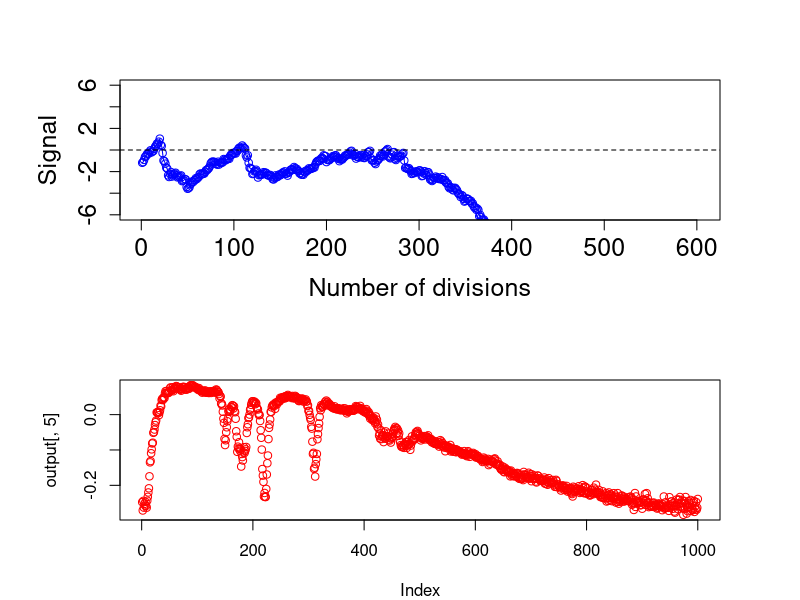

Write R code to recreate this figure.
dt <- 0.01
Nstep <- 10000
k1 <- 0.1
lambda1 <- 1.0
lambda2 <- 0.5
k2 <- 0.2
Ncell <- 600
F0 <- 1.2
p0 <- 0.7
## F0 <- 1.3
## p0 <- 0.8
ec <- 2.2
sig1 <- 0
sig2 <- 0
alpha <- 0.5
sig <- 0.0

thetabarList <- NULL

e <- seq(1.2, 1.2, length.out=Ncell)
theta <- runif(Ncell, -pi/2, pi/2)

output <- NULL
thetabar <- 0

for ( i in seq(Nstep) )
{
    if ( i %% 20 == 0 )
    {
        n <- cbind(cos(theta), sin(theta))
        Q <- cbind(n[,1]*n[,1]-0.5, n[,1]*n[,2], n[,2]*n[,1], n[,2]*n[,2]-0.5)
        M <- matrix(colMeans(Q), nrow=2, ncol=2, byrow=TRUE)
        eigenvec <- eigen(M)$vectors[,1]
        thetabar <- atan(abs(eigenvec[2])/pmax(0.000001, abs(eigenvec[1])))
    }
    F <- max(0, F0 - alpha * sig/(1+abs(sig)))
    S <- mean(cos(2.0*theta))
    e <- e + dt*(F*cos(theta) - lambda1*(e-1)) + k1*sqrt(dt)*rnorm(Ncell, mean=0, sd=1)
    e <- pmax(e, 1)
    theta <- theta - dt*lambda2*(e-1)*(theta-thetabar) + k2*sqrt(dt)*rnorm(Ncell, mean=0, sd=1)
    ##theta <- theta - dt*S*lambda2*(theta-thetabar) + k2*sqrt(dt)*rnorm(Ncell, mean=0, sd=1)
    ##theta <- atan(abs(sin(theta))/pmax(0.000001, abs(cos(theta))))
    #cat(i, S, '\n')

    if ( i%%10 == 0 )
    {
        theta1 <- theta
        theta1 <- atan(abs(sin(theta1))/pmax(0.000001, abs(cos(theta1))))
        ecut <- e < ec
        theta2 <- theta1 * (1 - ecut) + ecut * runif(Ncell, 0, pi/2)
        A1 <- mean(sin(theta1) - cos(theta1))
        A2 <- mean(sin(theta2) - cos(theta2))
        ES <- mean((1-p0)*cos(theta2) - p0*sin(theta2))
        ##cat(A1, A2, S, ES, F, sig, thetabar, '\n')
        
        divtheta <- sample(theta2, 1)
        sig1 <- sig1 + cos(divtheta)
        sig2 <- sig2 + sin(divtheta)
        sig <- ((1-p0)*sig1 - p0*sig2)

        output <- rbind(output, c(sig, F, A1, A2, ES, sig1, sig2, divtheta))
    }
}

cat(A1, A2, S, ES, F, sig, thetabar*180/pi, '\n')
thetabarList <- c(thetabarList, thetabar*180/pi)

## png("output2.png")
## plot(output[,1], type='o', ylim=c(-5, 5))
## lines(output[,2], col='green', lty=1)
## lines(output[,4], col='blue')
## dev.off()

##png("output2.png")
pdf("output2.pdf")
par(mfrow=c(2, 1))
par(mar=c(4,6,4,4))
plot(output[200:800,1], type='o', col='blue', ylim=c(-6, 6),
     xlab="Number of divisions",cex.lab=1.5, cex.axis=1.5,
     ylab="Signal")
abline(h=0, lty=2)
##lines(output[,2], col='green', lty=1)
##lines(output[,3], col='blue')
plot(output[,5], col='red')
dev.off()

sig0 <- mean(output[,1])
F0rec = F0 - alpha * sig0/(1+abs(sig0))

## theta1 <- theta
## theta1 <- atan(abs(sin(theta1))/pmax(0.000001, abs(cos(theta1))))
## ecut <- e < ec
## theta2 <- theta1 * (1 - ecut) + ecut * runif(Ncell, 0, pi/2)
## A1 <- mean(sin(theta1) - cos(theta1))
## A2 <- mean(sin(theta2) - cos(theta2))
## A1List <- c(A1List, A1)
## A2List <- c(A2List, A2)
## cat(A1, A2, S, thetabar*180/pi, '\n')

